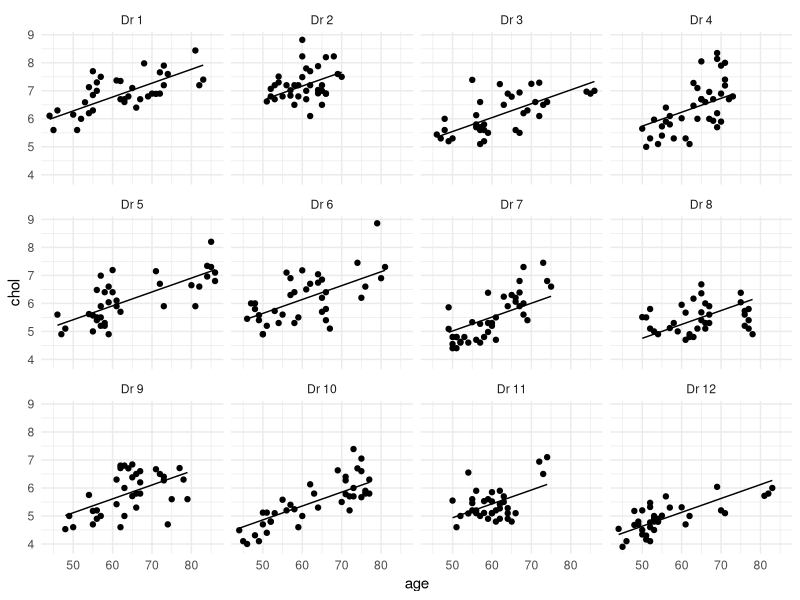
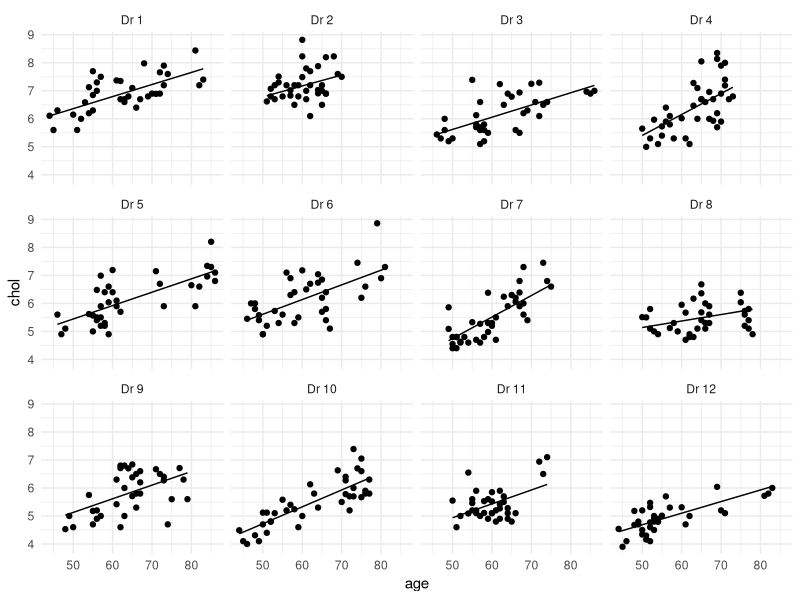

Write R code to recreate these figures, in order.
## ---- chunk 1
#| echo: false

library(tidyverse)
library(nlme)

data_chol <- read_csv("assets/cholesterol.csv")
## ---- chunk 2
#| echo: true
#| eval: true
model_random_intercept <- lme(chol ~ age, random = ~ 1 | doctor, data = data_chol)
summary(model_random_intercept)
## ---- chunk 3
#| echo: true
#| eval: true
#| fig-align: "center"
data_chol |>
  mutate(
    doctor_name = factor(str_c("Dr ", doctor), levels = str_c("Dr ", 1:12)),
    .fitted = fitted(model_random_intercept)
  ) |>
  ggplot(aes(x = age)) +
  geom_point(aes(y = chol)) +
  geom_line(aes(y = .fitted)) +
  facet_wrap(~doctor_name) +
  theme_minimal()
## ---- chunk 4
#| echo: true
#| eval: true
VarCorr(model_random_intercept)
## ---- chunk 5
#| echo: true
#| eval: true
model_random_slope <- lme(chol ~ age, random = ~ 1 + age | doctor, data = data_chol)
summary(model_random_slope)
## ---- chunk 6
#| echo: true
#| eval: true
#| fig-align: "center"
data_chol |>
  mutate(
    doctor_name = factor(str_c("Dr ", doctor), levels = str_c("Dr ", 1:12)),
    .fitted = fitted(model_random_slope)
  ) |>
  ggplot(aes(x = age)) +
  geom_point(aes(y = chol)) +
  geom_line(aes(y = .fitted)) +
  facet_wrap(~doctor_name) +
  theme_minimal()
## ---- chunk 7
#| echo: false
#| eval: true
head(data_chol)
## ---- chunk 8
#| echo: true
#| eval: true
model_random_cov <- lme(chol ~ age + agedoc, random = ~ 1 + age | doctor, data = data_chol)
summary(model_random_cov)
## ---- chunk 9
#| echo: true
#| eval: true
anova(model_random_intercept, model_random_slope)
## ---- chunk 10
#| echo: true
#| eval: true
anova(model_random_slope, model_random_cov)
